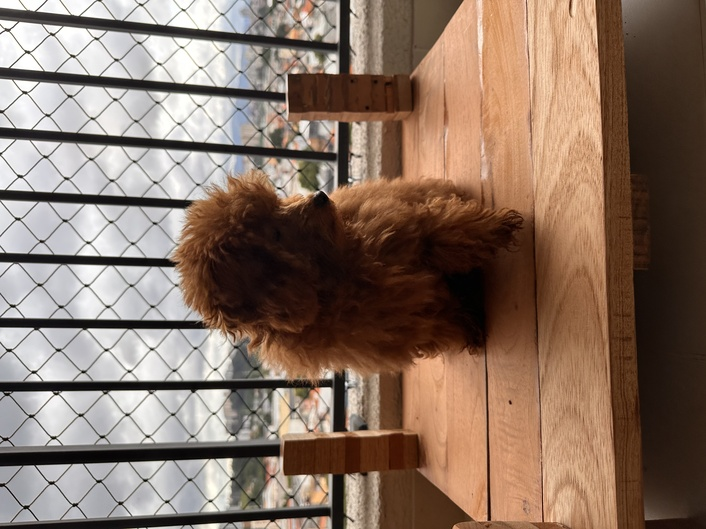
#> input picture fotos/cachorro.jpg, 706 x 529 px, shrunk from 4032 x 3024 before the run
$ python process_photos.py
#> lines starting #> are read from the running program, lines starting #| are printed output that depends on the picture
#!/usr/bin/env python3
"""
Process and enhance photos for the pitch deck.
Applies contrast, saturation, sharpness adjustments and adds framing.
"""

import os
from PIL import Image, ImageEnhance, ImageFilter
import sys

COLORS = {
    "off_white": (244, 239, 231),       # #F4EFE7 for frame
    "espresso": (31, 23, 18),           # #1F1712 for shadow
}

def enhance_photo(image_path, output_path, contrast=1.07, saturation=1.08, sharpness=1.05):
    """
    Enhance photo: contrast, saturation, sharpness.
    Then add frame and shadow.
    """
#> called with image_path = 'fotos/cachorro.jpg', output_path = 'output/photos/cachorro.png', contrast = 1.07, saturation = 1.08, sharpness = 1.05
    try:
        img = Image.open(image_path).convert('RGB')
#> img is the input picture: PIL image 706x529 RGB; mean R, G, B 136.9, 114.9, 100.6

        # Enhance contrast
        enhancer = ImageEnhance.Contrast(img)
        img = enhancer.enhance(contrast)

        # Enhance saturation
        enhancer = ImageEnhance.Color(img)
        img = enhancer.enhance(saturation)

        # Enhance sharpness
        enhancer = ImageEnhance.Sharpness(img)
        img = enhancer.enhance(sharpness)

        # Add frame (off-white mat, 20px)
        frame_size = 20
        frame_color = COLORS["off_white"]

        # Create image with frame
        framed_width = img.width + (frame_size * 2)
#> framed_width = 746
        framed_height = img.height + (frame_size * 2)
#> framed_height = 569

        framed = Image.new('RGB', (framed_width, framed_height), frame_color)
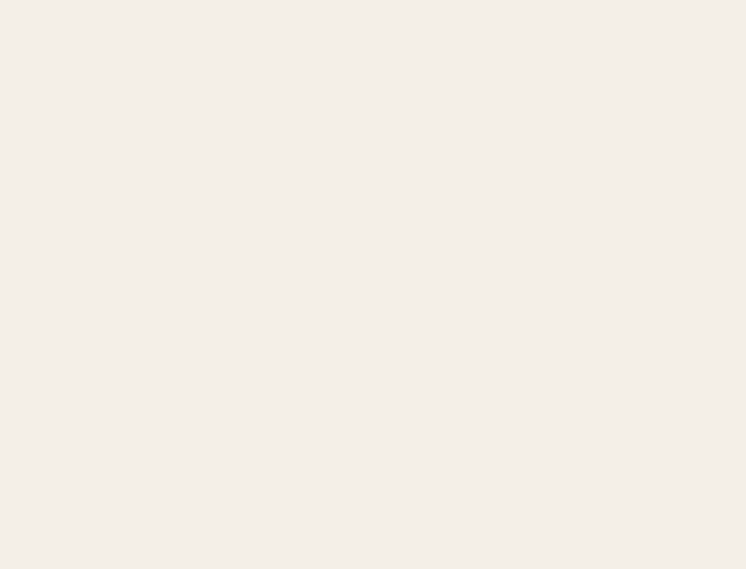
#> framed: PIL image 746x569 RGB; mean R, G, B 244, 239, 231
        framed.paste(img, (frame_size, frame_size))
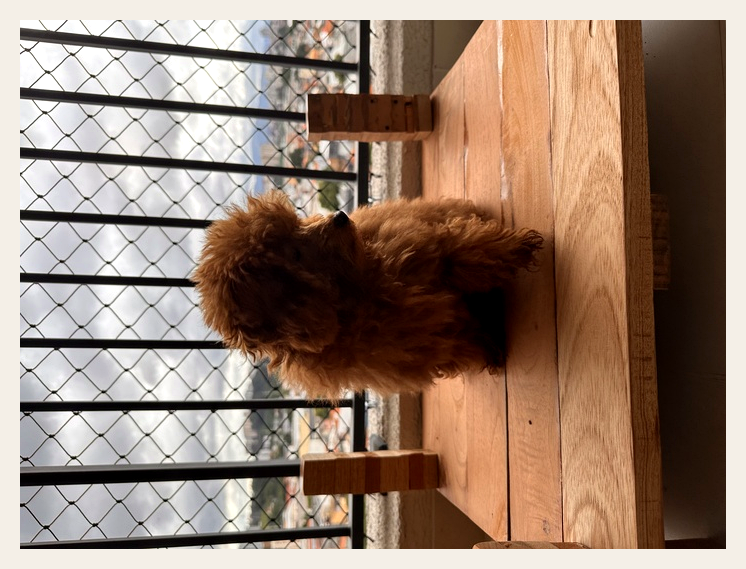
#> framed: PIL image 746x569 RGB; mean R, G, B 150.9, 128, 112.8

        # Add shadow (paste shadow then framed image on top)
        shadow_offset = 8
        shadow_blur = 4
        final_width = framed_width + shadow_offset
#> final_width = 754
        final_height = framed_height + shadow_offset
#> final_height = 577

        final = Image.new('RGB', (final_width, final_height), (255, 255, 255))
#> final: PIL image 754x577 RGB; every value is 255

        # Create shadow layer
        shadow_layer = Image.new('RGBA', (framed_width, framed_height), (0, 0, 0, 0))
#> shadow_layer: PIL image 746x569 RGBA; every value is 0
        shadow_color = COLORS["espresso"]
        for y in range(framed_height):
            for x in range(framed_width):
                alpha = int(60 * (1 - (x + y) / (framed_width + framed_height)))
                shadow_layer.putpixel((x, y), (*shadow_color, max(0, alpha)))
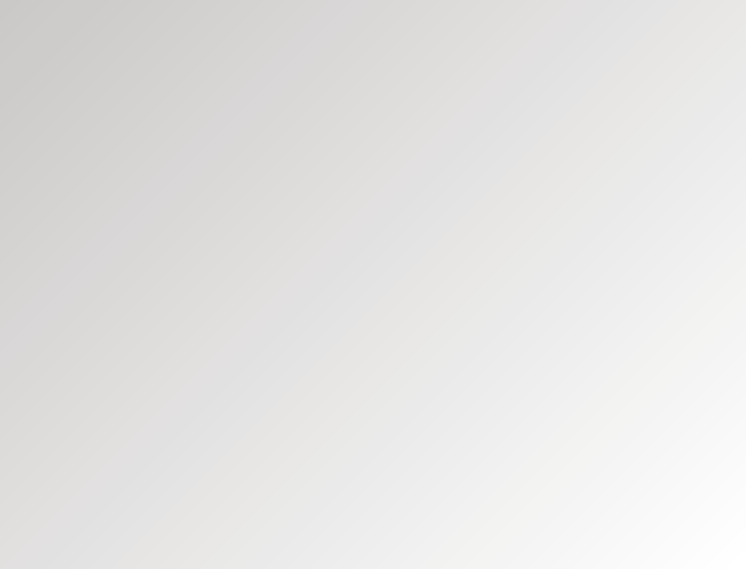
#> shadow_layer: PIL image 746x569 RGBA; mean R, G, B, A 31, 23, 18, 29.5; transparent parts drawn white

        # Blur shadow
        shadow_layer = shadow_layer.filter(ImageFilter.GaussianBlur(radius=shadow_blur))

        # Composite: shadow + framed image
        final.paste(framed, (0, 0))
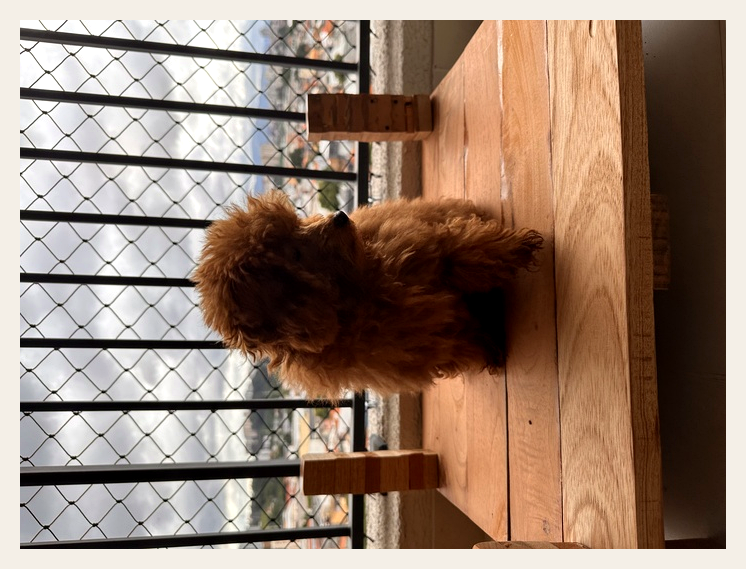
#> final: PIL image 754x577 RGB; mean R, G, B 153.4, 131.1, 116.2
        shadow_rgb = Image.new('RGB', (final_width, final_height), (255, 255, 255))
        shadow_rgb.paste(shadow_layer, (0, 0), shadow_layer)

        # Blend shadow with final
        final = Image.blend(final, Image.new('RGB', (final_width, final_height), COLORS["espresso"]), 0.15)
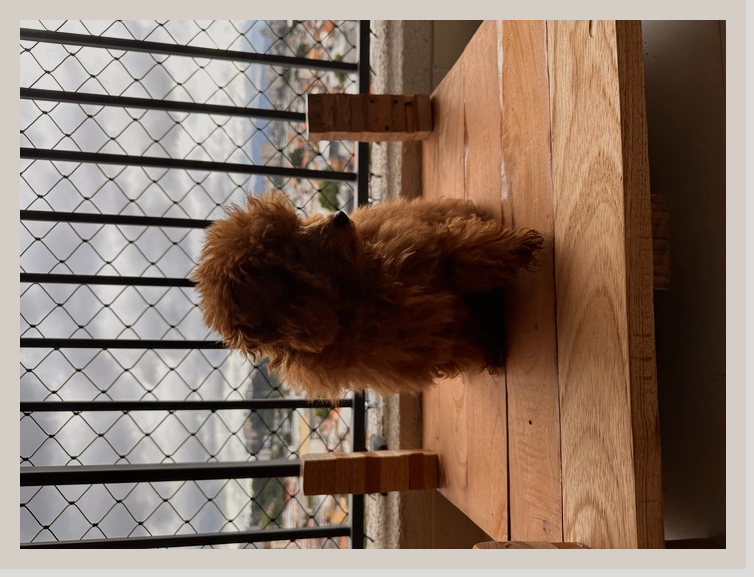
#> final: PIL image 754x577 RGB; mean R, G, B 134.6, 114.4, 101

        final.save(output_path)
        print(f"  ✓ {os.path.basename(image_path)} → {os.path.basename(output_path)}")

    except FileNotFoundError:
        print(f"  ✗ Photo not found: {image_path}")

if __name__ == "__main__":
    os.makedirs("output/photos", exist_ok=True)

    photos = {
        "fotos/cachorro.jpg": "output/photos/cachorro.png",
        "fotos/produto.jpg": "output/photos/produto.png",
        "fotos/construcao.jpg": "output/photos/construcao.png",
        "fotos/bancada.jpg": "output/photos/bancada.png",
        "fotos/v1_marchetaria.jpg": "output/photos/v1_marchetaria.png",
        "fotos/v2_bambu.jpg": "output/photos/v2_bambu.png",
    }

    print("Processing photos...")
    for src, dest in photos.items():
        if os.path.exists(src):
            enhance_photo(src, dest)
        else:
            print(f"  ⚠ Skipping (not found): {src}")
#> pass 2 of the loop `for src, dest in photos.items():`:
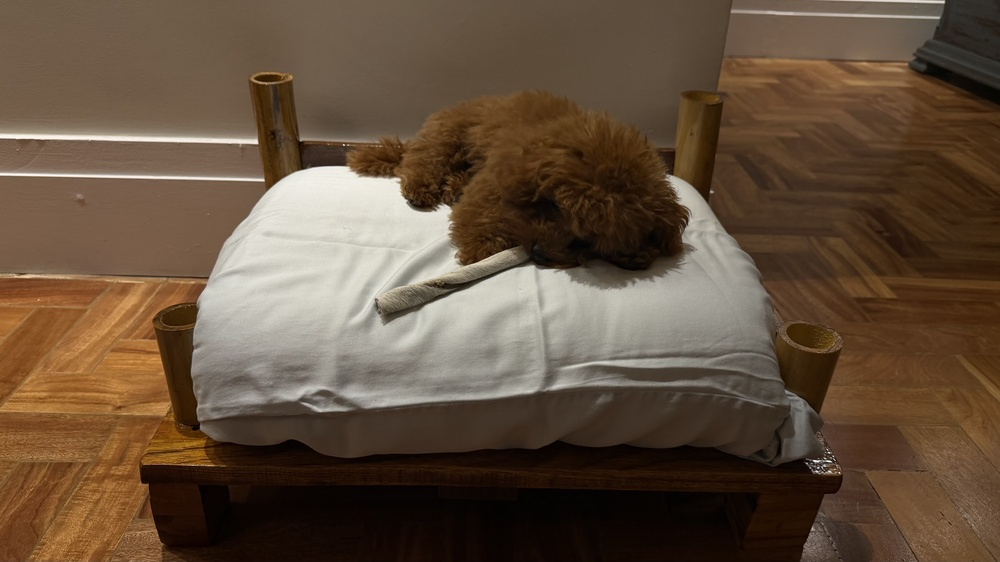
#> input picture fotos/produto.jpg, 1000 x 562 px, shrunk from 5712 x 3213 before the run
#> in enhance_photo, img is the input picture: PIL image 1000x562 RGB; mean R, G, B 99.2, 79.5, 60.8
#> after the loop in enhance_photo (call 2), `for y in range(framed_height):`:
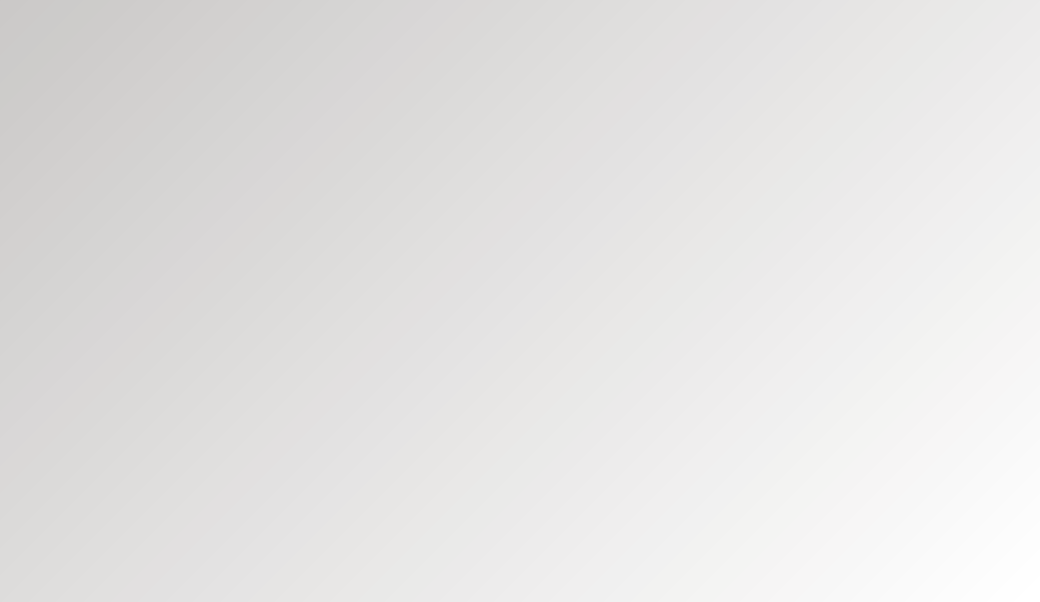
#> shadow_layer: PIL image 1040x602 RGBA; mean R, G, B, A 31, 23, 18, 29.5; transparent parts drawn white
#> shadow_rgb: PIL image 1048x610 RGB
#> in enhance_photo (call 2), `final = Image.blend(final, Image.new('RGB', (final_width, final_height..`:
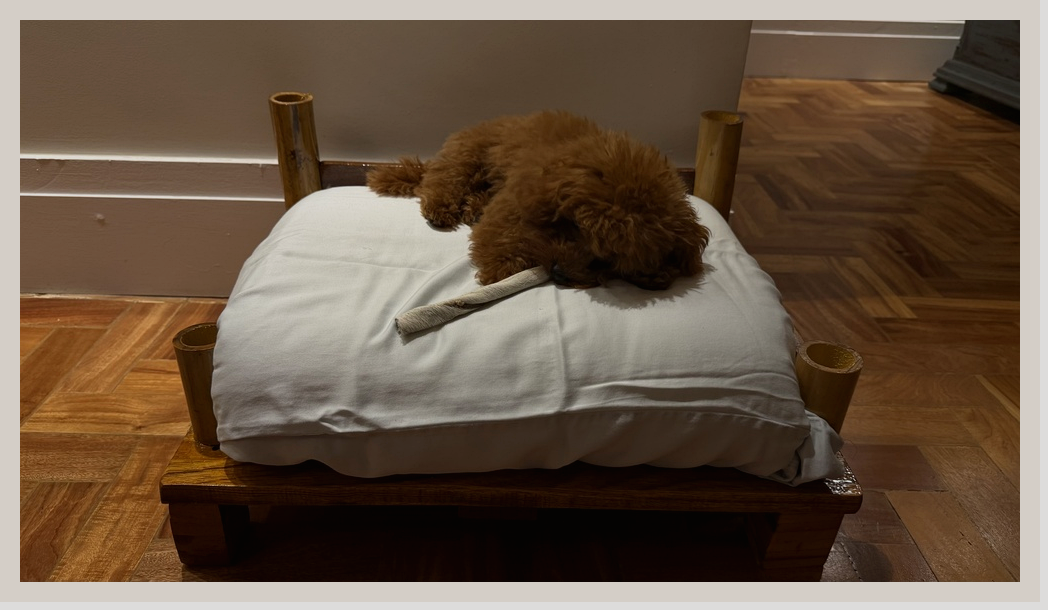
#> final: PIL image 1048x610 RGB; mean R, G, B 104.6, 85.9, 68.9
#> pass 3 of the loop `for src, dest in photos.items():`:
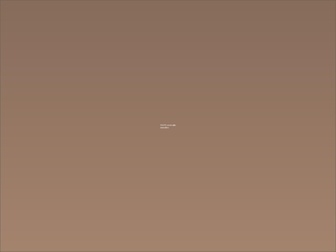
#> input picture fotos/construcao.jpg, 336 x 252 px, shrunk from 1920 x 1440 before the run
#> in enhance_photo, img is the input picture: PIL image 336x252 RGB; mean R, G, B 149.3, 119.3, 100
#> after the loop in enhance_photo (call 3), `for y in range(framed_height):`:
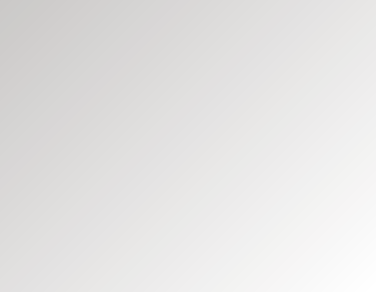
#> shadow_layer: PIL image 376x292 RGBA; mean R, G, B, A 31, 23, 18, 29.6; transparent parts drawn white
#> shadow_rgb: PIL image 384x300 RGB
#> in enhance_photo (call 3), `final = Image.blend(final, Image.new('RGB', (final_width, final_height..`:
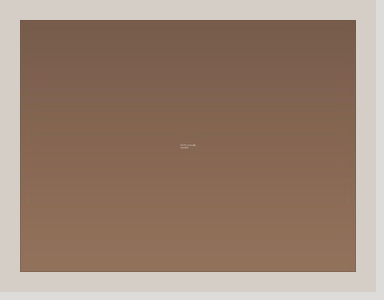
#> final: PIL image 384x300 RGB; mean R, G, B 154.6, 130.8, 114.6
#> the loop made 6 passes; the first 3 are shown

    print("✓ Photo processing complete!")
